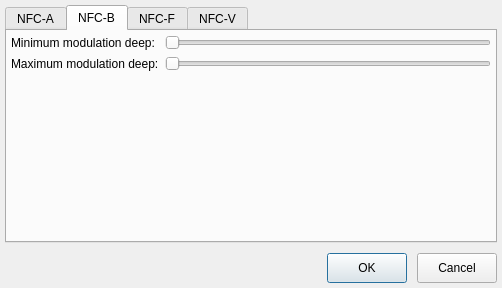
<?xml version="1.0" encoding="UTF-8"?>
<ui version="4.0">
    <class>ConfigDialog</class>
    <widget class="QDialog" name="ConfigDialog">
        <property name="windowModality">
            <enum>Qt::ApplicationModal</enum>
        </property>
        <property name="geometry">
            <rect>
                <x>0</x>
                <y>0</y>
                <width>502</width>
                <height>288</height>
            </rect>
        </property>
        <layout class="QVBoxLayout" name="verticalLayout">
            <property name="spacing">
                <number>0</number>
            </property>
            <property name="leftMargin">
                <number>0</number>
            </property>
            <property name="topMargin">
                <number>0</number>
            </property>
            <property name="rightMargin">
                <number>0</number>
            </property>
            <property name="bottomMargin">
                <number>0</number>
            </property>
            <item>
                <layout class="QHBoxLayout" name="horizontalLayout1">
                    <property name="spacing">
                        <number>10</number>
                    </property>
                    <property name="leftMargin">
                        <number>5</number>
                    </property>
                    <property name="topMargin">
                        <number>5</number>
                    </property>
                    <property name="rightMargin">
                        <number>5</number>
                    </property>
                    <property name="bottomMargin">
                        <number>5</number>
                    </property>
                    <item>
                        <widget class="QTabWidget" name="tabWidget">
                            <property name="sizePolicy">
                                <sizepolicy hsizetype="Expanding" vsizetype="Expanding">
                                    <horstretch>0</horstretch>
                                    <verstretch>0</verstretch>
                                </sizepolicy>
                            </property>
                            <property name="tabPosition">
                                <enum>QTabWidget::North</enum>
                            </property>
                            <property name="tabShape">
                                <enum>QTabWidget::Rounded</enum>
                            </property>
                            <property name="currentIndex">
                                <number>1</number>
                            </property>
                            <property name="tabBarAutoHide">
                                <bool>false</bool>
                            </property>
                            <widget class="QWidget" name="tab1">
                                <attribute name="title">
                                    <string>NFC-A</string>
                                </attribute>
                                <layout class="QVBoxLayout" name="verticalLayout1">
                                    <item>
                                        <layout class="QFormLayout" name="formLayout1">
                                            <property name="horizontalSpacing">
                                                <number>0</number>
                                            </property>
                                            <property name="verticalSpacing">
                                                <number>0</number>
                                            </property>
                                            <item row="0" column="0">
                                                <widget class="QLabel" name="label">
                                                    <property name="text">
                                                        <string>NFC-A decoder options</string>
                                                    </property>
                                                </widget>
                                            </item>
                                        </layout>
                                    </item>
                                </layout>
                            </widget>
                            <widget class="QWidget" name="tab2">
                                <attribute name="title">
                                    <string>NFC-B</string>
                                </attribute>
                                <layout class="QVBoxLayout" name="verticalLayout2">
                                    <property name="leftMargin">
                                        <number>4</number>
                                    </property>
                                    <property name="topMargin">
                                        <number>4</number>
                                    </property>
                                    <property name="rightMargin">
                                        <number>4</number>
                                    </property>
                                    <property name="bottomMargin">
                                        <number>4</number>
                                    </property>
                                    <item>
                                        <layout class="QFormLayout" name="formLayout2">
                                            <item row="0" column="0">
                                                <widget class="QLabel" name="label_2">
                                                    <property name="font">
                                                        <font>
                                                            <pointsize>9</pointsize>
                                                        </font>
                                                    </property>
                                                    <property name="text">
                                                        <string>Minimum modulation deep:</string>
                                                    </property>
                                                </widget>
                                            </item>
                                            <item row="0" column="1">
                                                <widget class="QSlider" name="horizontalSlider">
                                                    <property name="orientation">
                                                        <enum>Qt::Horizontal</enum>
                                                    </property>
                                                </widget>
                                            </item>
                                            <item row="1" column="0">
                                                <widget class="QLabel" name="label_3">
                                                    <property name="font">
                                                        <font>
                                                            <pointsize>9</pointsize>
                                                        </font>
                                                    </property>
                                                    <property name="text">
                                                        <string>Maximum modulation deep:</string>
                                                    </property>
                                                </widget>
                                            </item>
                                            <item row="1" column="1">
                                                <widget class="QSlider" name="horizontalSlider_2">
                                                    <property name="orientation">
                                                        <enum>Qt::Horizontal</enum>
                                                    </property>
                                                </widget>
                                            </item>
                                        </layout>
                                    </item>
                                </layout>
                            </widget>
                            <widget class="QWidget" name="tab3">
                                <attribute name="title">
                                    <string>NFC-F</string>
                                </attribute>
                                <layout class="QVBoxLayout" name="verticalLayout3"/>
                            </widget>
                            <widget class="QWidget" name="tab4">
                                <attribute name="title">
                                    <string>NFC-V</string>
                                </attribute>
                                <layout class="QVBoxLayout" name="verticalLayout4">
                                    <item>
                                        <layout class="QFormLayout" name="formLayout4"/>
                                    </item>
                                </layout>
                            </widget>
                        </widget>
                    </item>
                </layout>
            </item>
            <item>
                <layout class="QHBoxLayout" name="horizontalLayout2">
                    <property name="spacing">
                        <number>10</number>
                    </property>
                    <property name="leftMargin">
                        <number>5</number>
                    </property>
                    <property name="topMargin">
                        <number>5</number>
                    </property>
                    <property name="rightMargin">
                        <number>5</number>
                    </property>
                    <property name="bottomMargin">
                        <number>5</number>
                    </property>
                    <item>
                        <spacer name="horizontalSpacer">
                            <property name="orientation">
                                <enum>Qt::Horizontal</enum>
                            </property>
                            <property name="sizeHint" stdset="0">
                                <size>
                                    <width>40</width>
                                    <height>20</height>
                                </size>
                            </property>
                        </spacer>
                    </item>
                    <item>
                        <widget class="QPushButton" name="acceptButton">
                            <property name="minimumSize">
                                <size>
                                    <width>75</width>
                                    <height>30</height>
                                </size>
                            </property>
                            <property name="text">
                                <string>OK</string>
                            </property>
                        </widget>
                    </item>
                    <item>
                        <widget class="QPushButton" name="cancelButton">
                            <property name="minimumSize">
                                <size>
                                    <width>75</width>
                                    <height>30</height>
                                </size>
                            </property>
                            <property name="text">
                                <string>Cancel</string>
                            </property>
                        </widget>
                    </item>
                </layout>
            </item>
        </layout>
    </widget>
    <resources/>
    <connections/>
</ui>
